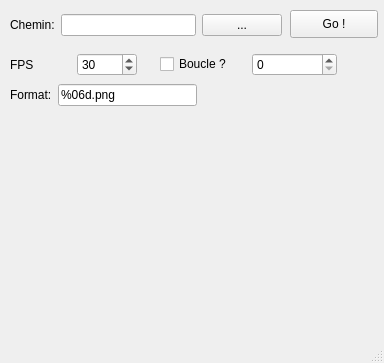
<?xml version="1.0" encoding="UTF-8"?>
<ui version="4.0">
 <class>MainWindow</class>
 <widget class="QMainWindow" name="MainWindow">
  <property name="geometry">
   <rect>
    <x>0</x>
    <y>0</y>
    <width>384</width>
    <height>363</height>
   </rect>
  </property>
  <property name="windowTitle">
   <string>MainWindow</string>
  </property>
  <widget class="QWidget" name="centralwidget">
   <widget class="QLabel" name="character">
    <property name="geometry">
     <rect>
      <x>20</x>
      <y>120</y>
      <width>341</width>
      <height>201</height>
     </rect>
    </property>
    <property name="text">
     <string/>
    </property>
   </widget>
   <widget class="QPushButton" name="pushButton_2">
    <property name="geometry">
     <rect>
      <x>290</x>
      <y>10</y>
      <width>88</width>
      <height>28</height>
     </rect>
    </property>
    <property name="text">
     <string>Go !</string>
    </property>
    <property name="icon">
     <iconset>
      <normaloff>sonic-run.gif</normaloff>sonic-run.gif</iconset>
    </property>
   </widget>
   <widget class="QWidget" name="">
    <property name="geometry">
     <rect>
      <x>10</x>
      <y>10</y>
      <width>272</width>
      <height>30</height>
     </rect>
    </property>
    <layout class="QGridLayout" name="gridLayout">
     <item row="0" column="0">
      <widget class="QLabel" name="label">
       <property name="text">
        <string>Chemin:</string>
       </property>
      </widget>
     </item>
     <item row="0" column="1">
      <widget class="QLineEdit" name="lineEdit"/>
     </item>
     <item row="0" column="2">
      <widget class="QPushButton" name="pushButton">
       <property name="text">
        <string>...</string>
       </property>
      </widget>
     </item>
    </layout>
   </widget>
   <widget class="QWidget" name="">
    <property name="geometry">
     <rect>
      <x>10</x>
      <y>50</y>
      <width>127</width>
      <height>30</height>
     </rect>
    </property>
    <layout class="QGridLayout" name="gridLayout_2">
     <item row="0" column="0">
      <widget class="QLabel" name="label_3">
       <property name="text">
        <string>FPS</string>
       </property>
      </widget>
     </item>
     <item row="0" column="1">
      <widget class="QSpinBox" name="spinBox">
       <property name="value">
        <number>30</number>
       </property>
      </widget>
     </item>
    </layout>
   </widget>
   <widget class="QWidget" name="">
    <property name="geometry">
     <rect>
      <x>160</x>
      <y>50</y>
      <width>177</width>
      <height>30</height>
     </rect>
    </property>
    <layout class="QGridLayout" name="gridLayout_3">
     <item row="0" column="0">
      <widget class="QCheckBox" name="checkBox">
       <property name="text">
        <string>Boucle ?</string>
       </property>
      </widget>
     </item>
     <item row="0" column="1">
      <widget class="QSpinBox" name="spinBox_2"/>
     </item>
    </layout>
   </widget>
   <widget class="QWidget" name="">
    <property name="geometry">
     <rect>
      <x>10</x>
      <y>80</y>
      <width>187</width>
      <height>30</height>
     </rect>
    </property>
    <layout class="QHBoxLayout" name="horizontalLayout">
     <item>
      <widget class="QLabel" name="label_2">
       <property name="text">
        <string>Format:</string>
       </property>
      </widget>
     </item>
     <item>
      <widget class="QLineEdit" name="lineEdit_2">
       <property name="text">
        <string>%06d.png</string>
       </property>
      </widget>
     </item>
    </layout>
   </widget>
  </widget>
  <widget class="QMenuBar" name="menubar">
   <property name="geometry">
    <rect>
     <x>0</x>
     <y>0</y>
     <width>384</width>
     <height>24</height>
    </rect>
   </property>
  </widget>
  <widget class="QStatusBar" name="statusbar"/>
 </widget>
 <resources/>
 <connections/>
</ui>
